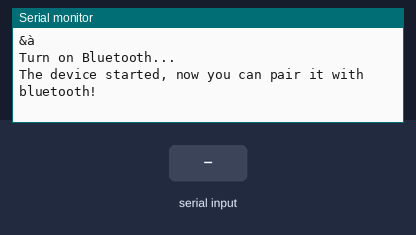
Bench run of a sketch on a simulated ESP32. Shown: the last lines printed to the serial monitor. The test bench sets the inputs (shaded band). Nothing arrives over Bluetooth unless stated.

Above: at 1.2 s.
1.3 s: "," received over the second serial link
At 2.4 s:
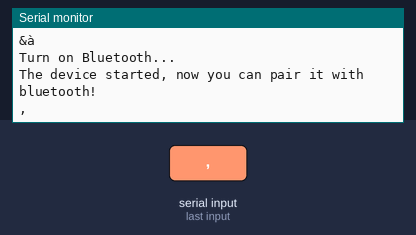
2.8 s: "1" received over the second serial link
At 3.4 s:
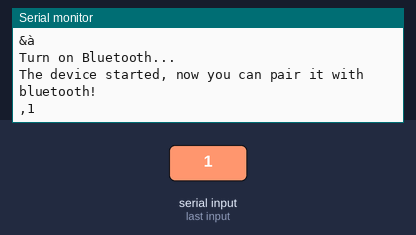

Measured:
- after the input at 1.3 s, the serial monitor: prints a new line at once (image 1)
- after the input at 2.8 s, the serial monitor: prints a new line at once (image 2)

The sketch:

CameraMqttServer.ino
```cpp
#include "esp_camera.h"
#include <WiFi.h>
#include <ArduinoMqttClient.h>
#include "BluetoothSerial.h"
#include "soc/soc.h" //disable brownout problems
#include "soc/rtc_cntl_reg.h"  //disable brownout problems

#if !defined(CONFIG_BT_ENABLED) || !defined(CONFIG_BLUEDROID_ENABLED)
#error Bluetooth is not enabled! Please run `make menuconfig` to and enable it
#endif

//
// WARNING!!! Make sure that you have either selected ESP32 Wrover Module,
//            or another board which has PSRAM enabled
//

// Select camera model
//#define CAMERA_MODEL_WROVER_KIT
//#define CAMERA_MODEL_ESP_EYE
//#define CAMERA_MODEL_M5STACK_PSRAM
//#define CAMERA_MODEL_M5STACK_WIDE
#define CAMERA_MODEL_AI_THINKER
#define LED_BUILTIN 4
#define WIFI false

#include "camera_pins.h"


WiFiClient wifiClient;
MqttClient mqttClient(wifiClient);
BluetoothSerial SerialBT;
const char broker[] = "192.168.43.1";
int        port     = 1883;
const char topic[]  = "scan";


const char* ssid = "RedmiMau";
const char* password = "mau12397";

void startCameraServer();

void setup() {
  WRITE_PERI_REG(RTC_CNTL_BROWN_OUT_REG, 0); //disable brownout detector
  Serial.begin(115200);
  Serial.setDebugOutput(true);
  Serial.print("&à");
  Serial.println();
  if(WIFI){
    camera_config_t config;
    config.ledc_channel = LEDC_CHANNEL_0;
    config.ledc_timer = LEDC_TIMER_0;
    config.pin_d0 = Y2_GPIO_NUM;
    config.pin_d1 = Y3_GPIO_NUM;
    config.pin_d2 = Y4_GPIO_NUM;
    config.pin_d3 = Y5_GPIO_NUM;
    config.pin_d4 = Y6_GPIO_NUM;
    config.pin_d5 = Y7_GPIO_NUM;
    config.pin_d6 = Y8_GPIO_NUM;
    config.pin_d7 = Y9_GPIO_NUM;
    config.pin_xclk = XCLK_GPIO_NUM;
    config.pin_pclk = PCLK_GPIO_NUM;
    config.pin_vsync = VSYNC_GPIO_NUM;
    config.pin_href = HREF_GPIO_NUM;
    config.pin_sscb_sda = SIOD_GPIO_NUM;
    config.pin_sscb_scl = SIOC_GPIO_NUM;
    config.pin_pwdn = PWDN_GPIO_NUM;
    config.pin_reset = RESET_GPIO_NUM;
    config.xclk_freq_hz = 20000000;
    config.pixel_format = PIXFORMAT_JPEG;
    //init with high specs to pre-allocate larger buffers
    if(psramFound()){
      config.frame_size = FRAMESIZE_UXGA;
      config.jpeg_quality = 10;
      config.fb_count = 2;
    } else {
      config.frame_size = FRAMESIZE_SVGA;
      config.jpeg_quality = 12;
      config.fb_count = 1;
    }

  #if defined(CAMERA_MODEL_ESP_EYE)
    pinMode(13, INPUT_PULLUP);
    pinMode(14, INPUT_PULLUP);
  #endif

    // camera init
    esp_err_t err = esp_camera_init(&config);
    if (err != ESP_OK) {
      Serial.printf("Camera init failed with error 0x%x", err);
      return;
    }
    Serial.printf("Camera ready\n");
    sensor_t * s = esp_camera_sensor_get();
    //initial sensors are flipped vertically and colors are a bit saturated
    if (s->id.PID == OV3660_PID) {
      s->set_vflip(s, 1);//flip it back
      s->set_brightness(s, 1);//up the blightness just a bit
      s->set_saturation(s, -2);//lower the saturation
    }
    //drop down frame size for higher initial frame rate
    s->set_framesize(s, FRAMESIZE_QVGA);

  #if defined(CAMERA_MODEL_M5STACK_WIDE)
    s->set_vflip(s, 1);
    s->set_hmirror(s, 1);
  #endif
    /*Serial.println("Insert wifi name");
    char* wifiname;
    while(!Serial.available()){
      delay(300);
    }
    Serial.readString().toCharArray(wifiname, 20);
    Serial.println("Insert wifi password");
    char* wifipassword;
    while(!Serial.available()){
      delay(300);
    }
    Serial.readString().toCharArray(wifipassword, 20);*/

    Serial.printf("Turn on WiFi...\n");
    WiFi.enableSTA(true);
    delay(300);
    WiFi.begin(ssid, password);
    delay(300);
    while (WiFi.status() != WL_CONNECTED) {
      delay(500);
      Serial.print(".");
    }
    Serial.println("");
    Serial.println("WiFi connected");
    Serial.print("&è");
    Serial.print("Attempting to connect to the MQTT broker: ");
    Serial.println(broker);

    if (!mqttClient.connect(broker, port)) {
      Serial.print("MQTT connection failed! Error code = ");
      Serial.println(mqttClient.connectError());

      while (1);
    }

    Serial.println("You're connected to the MQTT broker!");
    Serial.println();

    Serial.print("Subscribing to topic: ");
    Serial.println(topic);
    Serial.println();

    // subscribe to a topic
    mqttClient.subscribe(topic);

    // topics can be unsubscribed using:
    // mqttClient.unsubscribe(topic);

    Serial.print("Waiting for messages on topic: ");
    Serial.println(topic);
    Serial.println();

    delay(3000);
    startCameraServer();

    Serial.print("Camera Ready! Use 'http://");
    Serial.print(WiFi.localIP());
    Serial.println("' to connect");
    mqttClient.beginMessage(topic);
    mqttClient.print(WiFi.localIP());
    mqttClient.endMessage();
    Serial.print("&ì");
    digitalWrite(4, HIGH);
  }
  else{ //bluetooth mode
    Serial.printf("Turn on Bluetooth...\n");
    Serial.begin(115200);
    SerialBT.begin("ESP32test"); //Bluetooth device name
    Serial.println("The device started, now you can pair it with bluetooth!");
  }
}

boolean light = false;

void loop() {
  // put your main code here, to run repeatedly:
  if (WIFI){
    int messageSize = mqttClient.parseMessage();
    if (messageSize) {
      // we received a message, print out the topic and contents
      // use the Stream interface to print the contents
      while (mqttClient.available()) {
        char received = (char)mqttClient.read();
        Serial.print(received);
        if (received == ','){
          light = !light;
          if(light)
            digitalWrite(LED_BUILTIN, HIGH);
          else
            digitalWrite(LED_BUILTIN, LOW);
        }
      }
    }
    delay(10);
  }
  else{
    if (Serial.available()) {
      SerialBT.write(Serial.read());
    }
    if (SerialBT.available()) {
      Serial.write(SerialBT.read());
    }
    delay(20);
  }
}
```

camera_pins.h
```cpp
#if defined(CAMERA_MODEL_WROVER_KIT)
#define PWDN_GPIO_NUM    -1
#define RESET_GPIO_NUM   -1
#define XCLK_GPIO_NUM    21
#define SIOD_GPIO_NUM    26
#define SIOC_GPIO_NUM    27

#define Y9_GPIO_NUM      35
#define Y8_GPIO_NUM      34
#define Y7_GPIO_NUM      39
#define Y6_GPIO_NUM      36
#define Y5_GPIO_NUM      19
#define Y4_GPIO_NUM      18
#define Y3_GPIO_NUM       5
#define Y2_GPIO_NUM       4
#define VSYNC_GPIO_NUM   25
#define HREF_GPIO_NUM    23
#define PCLK_GPIO_NUM    22

#elif defined(CAMERA_MODEL_ESP_EYE)
#define PWDN_GPIO_NUM    -1
#define RESET_GPIO_NUM   -1
#define XCLK_GPIO_NUM    4
#define SIOD_GPIO_NUM    18
#define SIOC_GPIO_NUM    23

#define Y9_GPIO_NUM      36
#define Y8_GPIO_NUM      37
#define Y7_GPIO_NUM      38
#define Y6_GPIO_NUM      39
#define Y5_GPIO_NUM      35
#define Y4_GPIO_NUM      14
#define Y3_GPIO_NUM      13
#define Y2_GPIO_NUM      34
#define VSYNC_GPIO_NUM   5
#define HREF_GPIO_NUM    27
#define PCLK_GPIO_NUM    25

#elif defined(CAMERA_MODEL_M5STACK_PSRAM)
#define PWDN_GPIO_NUM     -1
#define RESET_GPIO_NUM    15
#define XCLK_GPIO_NUM     27
#define SIOD_GPIO_NUM     25
#define SIOC_GPIO_NUM     23

#define Y9_GPIO_NUM       19
#define Y8_GPIO_NUM       36
#define Y7_GPIO_NUM       18
#define Y6_GPIO_NUM       39
#define Y5_GPIO_NUM        5
#define Y4_GPIO_NUM       34
#define Y3_GPIO_NUM       35
#define Y2_GPIO_NUM       32
#define VSYNC_GPIO_NUM    22
#define HREF_GPIO_NUM     26
#define PCLK_GPIO_NUM     21

#elif defined(CAMERA_MODEL_M5STACK_WIDE)
#define PWDN_GPIO_NUM     -1
#define RESET_GPIO_NUM    15
#define XCLK_GPIO_NUM     27
#define SIOD_GPIO_NUM     22
#define SIOC_GPIO_NUM     23

#define Y9_GPIO_NUM       19
#define Y8_GPIO_NUM       36
#define Y7_GPIO_NUM       18
#define Y6_GPIO_NUM       39
#define Y5_GPIO_NUM        5
#define Y4_GPIO_NUM       34
#define Y3_GPIO_NUM       35
#define Y2_GPIO_NUM       32
#define VSYNC_GPIO_NUM    25
#define HREF_GPIO_NUM     26
#define PCLK_GPIO_NUM     21

#elif defined(CAMERA_MODEL_AI_THINKER)
#define PWDN_GPIO_NUM     32
#define RESET_GPIO_NUM    -1
#define XCLK_GPIO_NUM      0
#define SIOD_GPIO_NUM     26
#define SIOC_GPIO_NUM     27

#define Y9_GPIO_NUM       35
#define Y8_GPIO_NUM       34
#define Y7_GPIO_NUM       39
#define Y6_GPIO_NUM       36
#define Y5_GPIO_NUM       21
#define Y4_GPIO_NUM       19
#define Y3_GPIO_NUM       18
#define Y2_GPIO_NUM        5
#define VSYNC_GPIO_NUM    25
#define HREF_GPIO_NUM     23
#define PCLK_GPIO_NUM     22

#else
#error "Camera model not selected"
#endif
```
